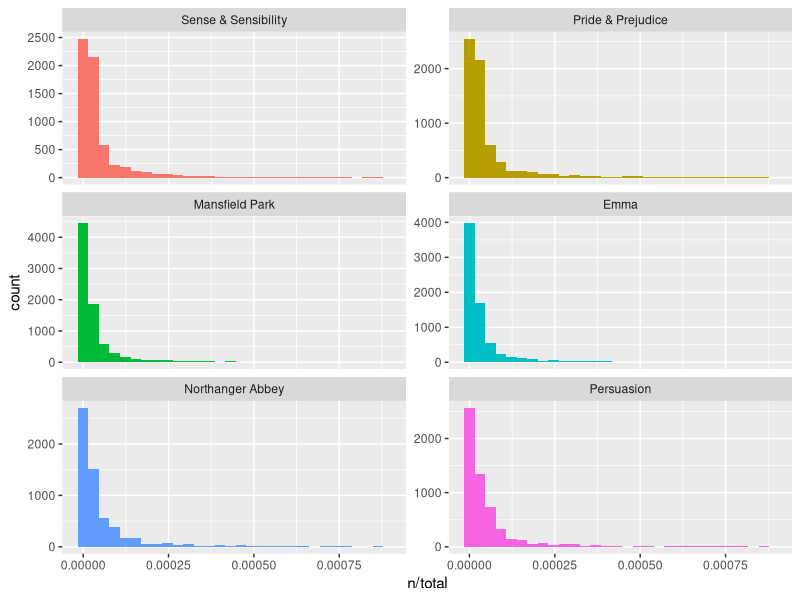
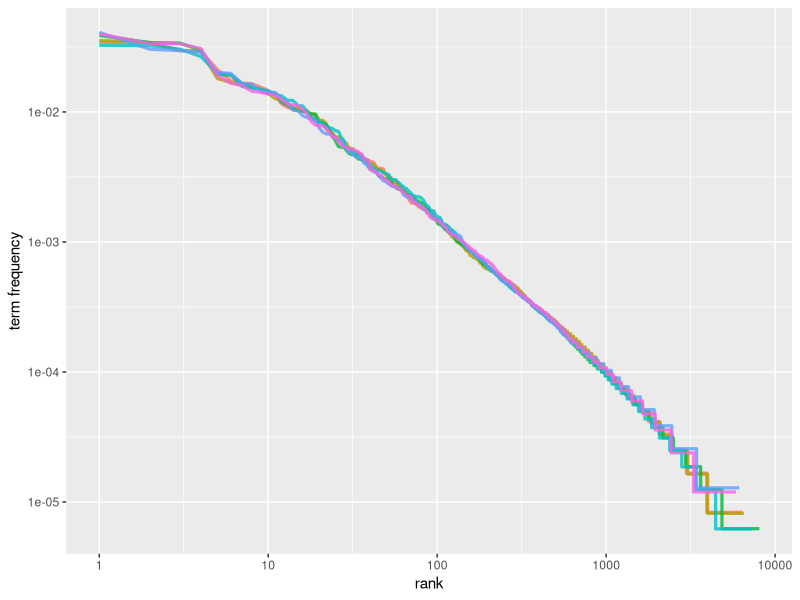

Write R code to recreate these figures, in order.
#문서의 정량화  
#제인 오스틴의 소설 데이터셋을 이용하여 소설 속 용어빈도(tf) 실습

install.packages("dplyr")
install.packages("janeaustenr")
install.packages("tidytext")
library(dplyr)
library(janeaustenr)
library(tidytext)

#소설 내 등장하는 단어와 그 개수를 나타냄

book_words<- austen_books() %>% 
  unnest_tokens(input = text,output = word) %>% 
  count(book,word,sort = TRUE) %>% 
  ungroup()
book_words

#소설-용어-용어빈도=해당 소설에 나오는 모든 단ㅇ어의 수로 구성된 tiny data
total_words <- book_words %>% 
  group_by(book) %>% 
  summarise(total=sum(n))
total_words
book_words<-left_join(book_words,total_words)
book_words

#시각화
install.packages("ggplot2")
library(ggplot2)
ggplot(book_words,aes(n/total,fill=book))+
  geom_histogram(show.legend=FALSE)+
  xlim(NA,0.0009)+
  facet_wrap(~book,ncol=2,scales = "free_y")

#지프의 법칙
freq_by_rank<-book_words %>% 
  group_by(book) %>% 
  mutate(rank=row_number(),
         `term frequency`=n/total)
freq_by_rank

freq_by_rank %>% 
  ggplot(aes(rank,`term frequency`,color=book))+
  geom_line(size=1.1,,alpha=.8,show.legend = FALSE)+
  scale_x_log10()+
  scale_y_log10()
